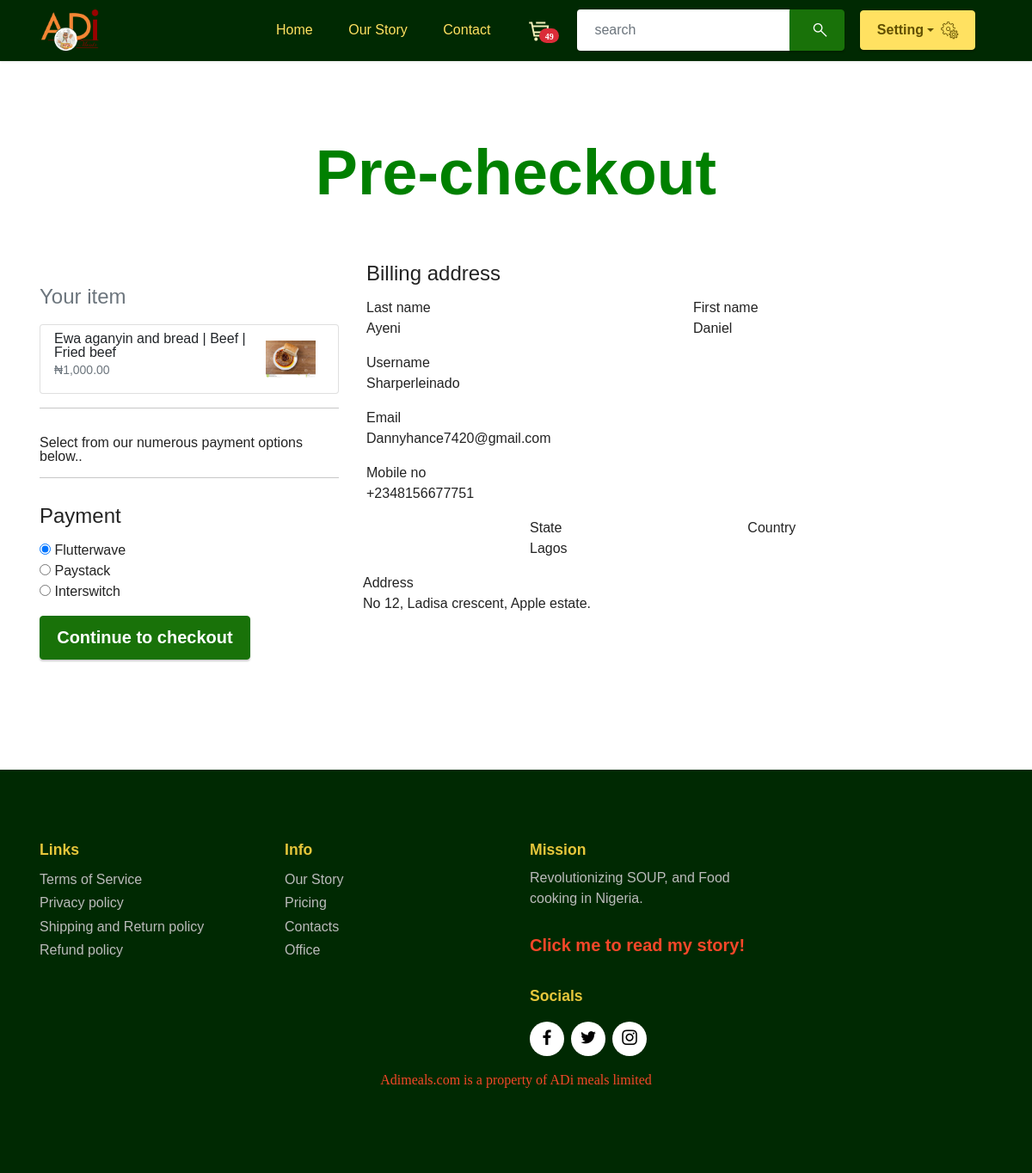
/payments/payment/1000.00/ewa-aganyin-and-bread/ (signed in), run on the app's committed database.
### address/models.py (models this page shows, shortened)
class UserAddress(models.Model):
    user = models.ForeignKey(User,on_delete=models.CASCADE,default=None)
    state = models.CharField(max_length=50)
    division = models.CharField(max_length=50, null=True)
    lga = models.CharField(max_length=50, null=True)
    lcda = models.CharField(max_length=50, null=True)
    street_name = models.CharField(max_length=300, null=True)

### authentication/models.py (models this page shows, shortened)
class User(AbstractUser):
    pass

class Mobile(models.Model):
    user = models.ForeignKey(User, on_delete=models.CASCADE, default=None)
    phone_no = PhoneNumberField()

### food_app/models.py (models this page shows, shortened)
class Food(models.Model):
    image = models.ImageField(upload_to="media", height_field=None, width_field=None, max_length=None)
    food_item = models.CharField(max_length=30)
    food_price = models.DecimalField(max_digits=30,decimal_places=2)
    slug = models.SlugField(max_length=250,null=True,blank=True)
    cart = GenericRelation(CartItemsFood)
    transactions = GenericRelation(Transactions)

### payments/views.py (the view, shortened to what this page needs)
# urls.py: path('payment/<float:price>/<slug:slug>/',views.payment,name='payment'),#This is for payment page
def payment(request, price, slug):
    email = ""
    username = ""
    mobile = ""
    phone_no = ""
    address = ""
    userprotein = ""
    pk = ""
    request.session['protein'] = {'beef':['fried beef','boiled beef'],
                                    'chicken':['fried chicken','boiled chicken'],
                                    'fish':['fried fish','boiled fish'],
                                    'goat':['fried goat','boiled goat'],
                                    }
    protein = request.session['protein'].items()
    try:
        if request.user.is_authenticated:
            address = UserAddress.objects.get(user=request.user)
            username = address.user.username
            email = address.user.email
            mobile = Mobile.objects.get(user=request.user)
            phone_no = mobile.phone_no
            userprotein = request.session.get(str(request.user), ["beef", "fried beef"])
            try:
                food_pk = food.get(slug=slug)
                pk = food_pk.pk
            except Food.DoesNotExist:
                pass
            try:
                soup_pk = soup.get(slug=slug)
                pk = soup_pk.pk
            except Soup.DoesNotExist:
                    pass
        else:
            address = "Anonymousstreet.com"
            username = "Anonymous-User"
            email = "Anonymoususer@gmail.com"
            phone_no = "081-AnonymousUser"
            userprotein = request.session['userprotein'] = ["beef", "fried beef"]
    except Mobile.DoesNotExist:
        messages.error(request, "Please, complete Account Information before proceeding")
        return redirect('authentication:account_info')
    except TypeError:
        pass
    except UserAddress.DoesNotExist:
        messages.error(request, "Please, register address before proceeding to pay!")
        return redirect('address:register_address')
    def get_food_item():
        return food.filter(food_price=price, slug=slug).first()
    def get_soup_item():
        return soup.filter(Q(mini_box_price = price) & Q(slug = slug) | Q(medium_box_price = price) & Q(slug = slug) | Q(mega_box_price = price) & Q(slug = slug) | Q(pk = price) & Q(slug = slug)).first()
    return render(request, 'payments/checkout.html', {
        'item': get_food_item(),
        'item2': get_soup_item(),
        'tx_ref': tx_ref,
        'price': price,
        'slug': slug,
        'email': email,
        'username': username,
        'phone_no': phone_no,
        'address':address,
        'userprotein':userprotein,
        'pk':pk,
        'protein':protein,
    })

### cart/models.py (called while the page is built)
    def total_quantity(self):
        cartitems = self.cartitems.all()
        total_price = sum([item.quantity for item in cartitems])
        return total_price

### my_site/context_processors.py (called while the page is built)
def context_render(request):
    cart = ""
    fname = ""
    cart_quantity = ""
    try:
        if request.user.is_authenticated:
            cart = Cart.objects.get(user=request.user)
            cart_quantity = cart.total_quantity()
            fname = request.user.first_name
        else:
            cart = Cart.objects.get(session_id=request.session['cart_users'],is_paid=False)
            cart_quantity = cart.total_quantity()
            fname = "Anonymous"
    except:
        cart_quantity = 0
    return {'cart':cart,'cart_quantity':cart_quantity,'fname':fname}

### payments/converters.py (called while the page is built)
    def to_python(self,value):
        return float(value)

### payments/templates/payments/checkout.html (shortened to what this page needs)
{% extends "base/base.html" %}
{% load static %}
{% block jscript_attribute %}
<link rel="stylesheet" href="{% static 'payments/master.css' %}">
{% endblock jscript_attribute %}
{% block pageBody %}
<section data-bs-version="5.1" class="image2 cid-u0tuxl367X" id="image2-7">
<div class="container">
    <div class="mbr-section-head">
        <div class="col-md-12 col-lg-10 m-auto align-center">
            <h1 class="mbr-section-title mbr-white mbr-fonts-style mb-3 display-1" style="color:green;"><strong>Pre-checkout</strong></h1>
        </div><br><br>
    </div>
    <div class="row">
        <div class="col-md-8 order-md-1 display-4 ">
            <h4 class="mb-3">Billing address</h4>
                <div class="row">
                    <div class="col-md-6 mb-3">
                        <label for="firstName">First name</label>
                        <div class="input-group">
                            {{address.user.first_name | capfirst}}
                        </div>
                    </div>
                    <div class="col-md-6 mb-3">
                        <label for="lastName">Last name</label>
                        <div class="input-group">
                            {{address.user.last_name | capfirst}}
                        </div>
                    </div>
                </div>
                <div class="mb-3">
                    <label for="username">Username</label>
                    <div class="input-group">
                        {{username | capfirst}}
                    </div>
                </div>
                <div class="mb-3">
                    <label for="email">Email</label>
                    <div class="input-group">
                        {{email | capfirst}}
                    </div>
                </div>
                <div class="mb-3">
                    <label for="mobile_no">Mobile no</label>
                    <div class="input-group">
                        {{phone_no}}
                    </div>
                </div>
                <div class="row">
                    <div class="col-md-5 mb-3">
                        <label for="country">Country</label>
                    </div>
                    <div class="col-md-4 mb-3">
                        <label for="state">State</label>
                        <div class="input-group">
                            {{address.state | capfirst}}
                        </div>
                    </div>
                    {% if user.is_authenticated %}
                    <div ]class="col-md-3 mb-3">
                        <label for="address">Address</label>
                            <div class="input-group">
                                {{address.street_name | capfirst}} {{address.area|capfirst}} {{address.city|capfirst}}
                            </div>
                    </div>
                    {% endif %}
                </div>
        </div>
        <div class="col-md-4 order-md-2 mb-4 display-4 ">
            <br>
            <h4 class="d-flex justify-content-between align-items-center mb-3">
                <span class="text-muted">Your item</span>
                <span class="badge badge-secondary badge-pill">3</span>
            </h4>
            {% if item %}
            <ul class="list-group mb-3">
                <li class="list-group-item d-flex justify-content-between lh-condensed">
                    <div>
                        <h6 class="my-0">{{item.food_item|capfirst}} | {{userprotein.0|capfirst}} | {{userprotein.1|capfirst}}</h6>
                        <small class="text-muted">₦{{item.food_price}}</small>
                    </div>
                    <div class="col-md-3 text-left">
                        <img src={{item.image.url}} style="padding:10px" class="img-fluid" alt="Adi Foods"
                        data-bs-slide-to="4" data-slide-to="4" class="img-fluid d-none d-md-block rounded mb-2 shadow ">
                    </div>
                </li>
            </ul>
            <hr class="mb-4">
                <p>Select from our numerous payment options below..</p>
            <hr class="mb-4">
                <h4 class="mb-3">Payment</h4>
                {% if user.is_authenticated %}
                    <form method="POST" class="needs-validation" novalidate>
                    <div class="d-block my-3">
                        <div class="custom-control custom-radio">
                            <input id="flutterwave" name="paymentMethod" value="flutterwave" type="radio" class="custom-control-input" checked required>
                            <label class="custom-control-label" for="flutterwave">Flutterwave</label>
                        </div>
                        <div class="custom-control custom-radio">
                            <input id="paystack" name="paymentMethod" value="paystack" type="radio" class="custom-control-input" required>
                            <label class="custom-control-label" for="paystack">Paystack</label>
                        </div>
                        <div class="custom-control custom-radio">
                            <input id="interswitch" name="paymentMethod" value="interswitch" type="radio" class="custom-control-input" required>
                            <label class="custom-control-label" for="interswitch">Interswitch</label>
                        </div>
                    </div>
                    <button class="btn btn-primary btn-lg btn-block" type="submit">Continue to checkout</button>
                </form>
                {% endif %}
            {% endif %}
        </div>
    </div>
</div>
</section>
{% endblock %}

### static/assets/theme/css/style.css (style rules this page uses)
section { background-color: #ffffff; }
body { font-style: normal; line-height: 1.5; font-weight: 400; color: #232323; position: relative; }
button { background-color: transparent; border-color: transparent; }
section, .container, .container-fluid { position: relative; word-wrap: break-word; }
.mbr-section-title { font-style: normal; line-height: 1.3; }
h1, h2, h3, h4, h5, h6, .display-1, .display-2, .display-4, .display-5, .display-7, span, p, a { line-height: 1; word-break: break-word; word-wrap: break-word; font-weight: 400; }
b, strong { font-weight: bold; }
section { background-position: 50% 50%; background-repeat: no-repeat; background-size: cover; }
.mbr-white { color: #ffffff; }
.align-center { text-align: center; }
img, iframe { display: block; width: 100%; }
.btn { font-weight: 600; border-width: 1px; font-style: normal; margin: 0.6rem 0.6rem; white-space: normal; transition: all 0.2s ease-in-out; display: inline-flex; align-items: center; justify-content: center; word-break: break-word; }
.btn-lg { font-weight: 600; letter-spacing: 0px; transition: all 0.3s ease-in-out; }
[type=submit] { -webkit-appearance: none; }
.row { display: -webkit-flex; -webkit-flex-wrap: wrap; }
html, body { height: auto; min-height: 100vh; }
form .btn { display: flex; padding: 0.6rem 1.2rem; margin: 0; }
.form-control, form .btn { min-height: 48px; }
ul, ol, pre, blockquote { margin-bottom: 2.3125rem; }
.mb-4 { margin-bottom: 2rem !important; }
@media (min-width: 992px) { .container { padding-left: 16px; padding-right: 16px; } }
@media (min-width: 992px) { .row { margin-left: -16px; margin-right: -16px; } }
@media (min-width: 992px) { .row > [class*=col] { padding-left: 16px; padding-right: 16px; } }

### static/master.css (style rules this page uses)
body { margin-top: 5px; }

### data on the page
UserAddress: user.first_name "Daniel", user.last_name "Ayeni", state "Lagos", street_name "No 12, Ladisa crescent, Apple estate."
User: username "Sharperleinado", email "Dannyhance7420@gmail.com"
Mobile: phone_no "+2348156677751"
Food: food_item "Ewa aganyin and bread", food_price "1,000.00", image (picture)

### other printed values
{{ cart_quantity }} "49"
{{ userprotein.0|capfirst }} "Beef"
{{ userprotein.1|capfirst }} "Fried beef"
